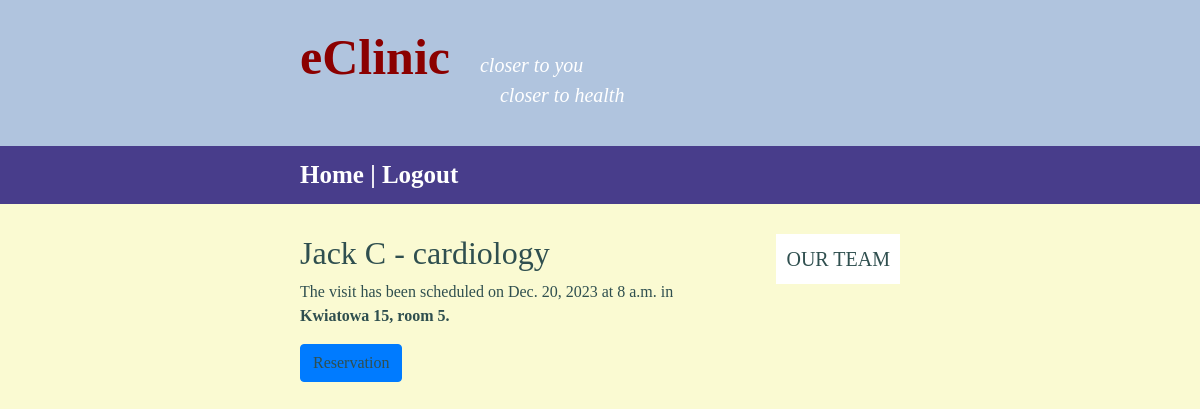
The page /visits/1 (signed in) on the database its author committed.
### visits/models.py (models this page shows, shortened)
class Visit(models.Model):
    date = models.DateField()
    start_time = models.TimeField(default=time(8))
    doctor = models.ForeignKey(Doctor, on_delete=models.CASCADE)
    location = models.ForeignKey(Location, on_delete=models.CASCADE)
    available = models.BooleanField(default=True)
    patient = models.ForeignKey(User, null=True, blank=True, on_delete=models.CASCADE)
    class Meta:
        ordering = ["date", "start_time"]

class Doctor(models.Model):
    doctor = models.CharField(max_length=50)
    specialization = models.ForeignKey(Specialization, on_delete=models.CASCADE)
    def __str__(self):
        return f"{self.doctor} - {self.specialization}"

class Specialization(models.Model):
    specialization = models.CharField(max_length=100)
    def __str__(self):
        return self.specialization

class Location(models.Model):
    adress = models.CharField(max_length=100)
    room_number = models.IntegerField()
    def __str__(self):
        return f"{self.adress}, room {self.room_number}."

### visits/views.py (the view)
# urls.py: path('<int:id>', views.details, name="details"),
def details(request, id):
    visit = get_object_or_404(Visit, pk=id)
    out_of_date(visit)
    return render(request, "visits/details.html", {"visit": visit})

### visits/views.py (called while the page is built)
def out_of_date(visit):
    visit_datetime = datetime.combine(visit.date, visit.start_time)
    if visit_datetime < datetime.now():
        visit.available = False
        visit.save()

### visits/templates/visits/details.html (shortened to what this page needs)
{% extends "base.html" %}
{% block content %}
    <div id="main-content">
        <main id="main">
            {% if user.is_active %}
                <h2>{{visit.doctor}}</h2>
                <p>
                    The visit has been scheduled on {{visit.date}} at {{visit.start_time}} in <strong>{{visit.location}}</strong>
                </p>
                <a class="btn btn-primary" href="{% url 'reservation' visit.id %}">Reservation</a>
            {% else %}
                <p>Login to check the details.</p>
            {% endif %}
        </main>
        {% if user.is_active %}
        <aside id="right-menu">
            <a href="{% url 'doctors' %}">
                <span style="font-size: 20px; text-transform: uppercase;">Our team</span>
            </a>
        </aside>
        {% endif %}
    </div>
{% endblock %}

### website/static/website/styles.css (style rules this page uses)
body { font-family: serif; color: DarkSlateGray; background-color: LightGoldenRodYellow; }
a:link { text-decoration: none; color: DarkSlateGray; }
#main-content { padding: 30px 300px 30px 300px; }
#main { float: left; width: 70%; }
#right-menu { display: flex; background-color: White; float: right; padding: 10px; }

### rows shown on the page
Visit: doctor "Jack C - cardiology", date "Dec. 20, 2023", start_time "8 a.m.", location "Kwiatowa 15, room 5."
